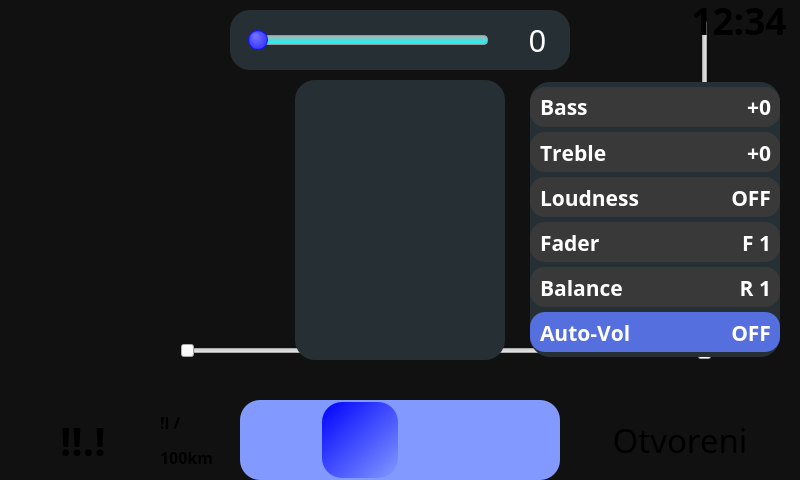
<?xml version="1.0" encoding="UTF-8"?>
<ui version="4.0">
 <class>psa_main_window</class>
 <widget class="QMainWindow" name="psa_main_window">
  <property name="geometry">
   <rect>
    <x>0</x>
    <y>0</y>
    <width>800</width>
    <height>480</height>
   </rect>
  </property>
  <property name="windowTitle">
   <string>PSA App</string>
  </property>
  <property name="styleSheet">
   <string notr="true">QMainWindow{
	border: none;
	background-color: #111111;
}

QScrollBar:vertical {
	/*margin: 5px;*/
	background: rgb(57, 57, 57);
	padding: 5px;
	width: 18px;
	border-radius: 5px
}

QScrollBar::handle:vertical {
	background-color: gray;
	border-radius: 4px;
}

QScrollBar::add-line:vertical {
height: 0px;
}

QScrollBar::sub-line:vertical {
height: 0px;
background: rgb(57, 57, 57);
}

QScrollBar::sub-page:vertical {
height: 0px;
background: rgb(57, 57, 57);
}

QScrollBar::add-page:vertical{
height: 0px;
background: rgb(57, 57, 57);
}</string>
  </property>
  <widget class="QWidget" name="centralwidget">
   <property name="styleSheet">
    <string notr="true">color: white;

QWidget
{
	background-color: #111111;
}</string>
   </property>
   <widget class="QLabel" name="fuel_label">
    <property name="geometry">
     <rect>
      <x>0</x>
      <y>410</y>
      <width>60</width>
      <height>60</height>
     </rect>
    </property>
    <property name="text">
     <string/>
    </property>
    <property name="pixmap">
     <pixmap resource="psa-resources.qrc">:/symbols/icons/fuel.png</pixmap>
    </property>
    <property name="scaledContents">
     <bool>true</bool>
    </property>
   </widget>
   <widget class="tachometer_window" name="rpm_widget" native="true">
    <property name="geometry">
     <rect>
      <x>0</x>
      <y>0</y>
      <width>800</width>
      <height>400</height>
     </rect>
    </property>
   </widget>
   <widget class="psa_music_window" name="music_widget" native="true">
    <property name="geometry">
     <rect>
      <x>0</x>
      <y>0</y>
      <width>800</width>
      <height>400</height>
     </rect>
    </property>
   </widget>
   <widget class="psa_radio_window" name="radio_widget" native="true">
    <property name="geometry">
     <rect>
      <x>0</x>
      <y>0</y>
      <width>800</width>
      <height>400</height>
     </rect>
    </property>
   </widget>
   <widget class="QLabel" name="right_text_label">
    <property name="geometry">
     <rect>
      <x>560</x>
      <y>400</y>
      <width>240</width>
      <height>80</height>
     </rect>
    </property>
    <property name="font">
     <font>
      <family>DSEG14 Classic</family>
      <pointsize>25</pointsize>
      <bold>false</bold>
     </font>
    </property>
    <property name="text">
     <string>Otvoreni</string>
    </property>
    <property name="alignment">
     <set>Qt::AlignCenter</set>
    </property>
   </widget>
   <widget class="QSlider" name="speed_slider">
    <property name="geometry">
     <rect>
      <x>180</x>
      <y>320</y>
      <width>441</width>
      <height>61</height>
     </rect>
    </property>
    <property name="maximum">
     <number>200</number>
    </property>
    <property name="value">
     <number>0</number>
    </property>
    <property name="orientation">
     <enum>Qt::Horizontal</enum>
    </property>
    <property name="invertedAppearance">
     <bool>false</bool>
    </property>
   </widget>
   <widget class="QSlider" name="verticalSlider">
    <property name="geometry">
     <rect>
      <x>680</x>
      <y>20</y>
      <width>50</width>
      <height>340</height>
     </rect>
    </property>
    <property name="maximum">
     <number>7000</number>
    </property>
    <property name="value">
     <number>0</number>
    </property>
    <property name="orientation">
     <enum>Qt::Vertical</enum>
    </property>
    <property name="invertedAppearance">
     <bool>false</bool>
    </property>
   </widget>
   <widget class="QLabel" name="left_text_label">
    <property name="geometry">
     <rect>
      <x>60</x>
      <y>400</y>
      <width>101</width>
      <height>80</height>
     </rect>
    </property>
    <property name="font">
     <font>
      <family>DSEG7 Classic</family>
      <pointsize>30</pointsize>
      <bold>true</bold>
     </font>
    </property>
    <property name="text">
     <string>!!.!</string>
    </property>
   </widget>
   <widget class="QLabel" name="left_text_unit_label">
    <property name="geometry">
     <rect>
      <x>160</x>
      <y>400</y>
      <width>71</width>
      <height>81</height>
     </rect>
    </property>
    <property name="font">
     <font>
      <family>DSEG14 Classic</family>
      <pointsize>12</pointsize>
      <bold>true</bold>
     </font>
    </property>
    <property name="text">
     <string notr="true">&lt;html&gt;&lt;head/&gt;&lt;body&gt;&lt;p&gt;!l /&lt;/p&gt;&lt;p&gt;100km&lt;/p&gt;&lt;/body&gt;&lt;/html&gt;</string>
    </property>
   </widget>
   <widget class="QLabel" name="time_label">
    <property name="geometry">
     <rect>
      <x>679</x>
      <y>0</y>
      <width>120</width>
      <height>40</height>
     </rect>
    </property>
    <property name="font">
     <font>
      <family>PSA Groupe HMI Sans CS</family>
      <pointsize>28</pointsize>
      <bold>true</bold>
     </font>
    </property>
    <property name="text">
     <string>12:34</string>
    </property>
    <property name="alignment">
     <set>Qt::AlignCenter</set>
    </property>
   </widget>
   <widget class="psa_badapple_window" name="badapple_widget" native="true">
    <property name="geometry">
     <rect>
      <x>0</x>
      <y>0</y>
      <width>800</width>
      <height>400</height>
     </rect>
    </property>
   </widget>
   <widget class="QPushButton" name="badapple_button">
    <property name="geometry">
     <rect>
      <x>0</x>
      <y>0</y>
      <width>41</width>
      <height>41</height>
     </rect>
    </property>
    <property name="styleSheet">
     <string notr="true">background-color: rgba(255, 255, 255,0);
border: none;</string>
    </property>
    <property name="text">
     <string/>
    </property>
    <property name="icon">
     <iconset resource="psa-resources.qrc">
      <normaloff>:/memes/memes/apple.png</normaloff>:/memes/memes/apple.png</iconset>
    </property>
    <property name="iconSize">
     <size>
      <width>30</width>
      <height>30</height>
     </size>
    </property>
   </widget>
   <widget class="QGroupBox" name="door_alerts_box">
    <property name="enabled">
     <bool>true</bool>
    </property>
    <property name="geometry">
     <rect>
      <x>295</x>
      <y>80</y>
      <width>210</width>
      <height>280</height>
     </rect>
    </property>
    <property name="styleSheet">
     <string notr="true">QGroupBox{
	background-color: rgb(38, 48, 52);
border: none;
border-radius: 20px;
}
</string>
    </property>
    <property name="title">
     <string/>
    </property>
    <property name="flat">
     <bool>true</bool>
    </property>
    <widget class="QLabel" name="doors_base">
     <property name="geometry">
      <rect>
       <x>20</x>
       <y>40</y>
       <width>170</width>
       <height>210</height>
      </rect>
     </property>
     <property name="text">
      <string/>
     </property>
     <property name="pixmap">
      <pixmap resource="psa-resources.qrc">:/doors/doors/base.png</pixmap>
     </property>
     <property name="scaledContents">
      <bool>true</bool>
     </property>
    </widget>
    <widget class="QLabel" name="doors_boot">
     <property name="geometry">
      <rect>
       <x>20</x>
       <y>40</y>
       <width>170</width>
       <height>210</height>
      </rect>
     </property>
     <property name="text">
      <string/>
     </property>
     <property name="pixmap">
      <pixmap resource="psa-resources.qrc">:/doors/doors/boot.png</pixmap>
     </property>
     <property name="scaledContents">
      <bool>true</bool>
     </property>
    </widget>
    <widget class="QLabel" name="doors_front_left">
     <property name="geometry">
      <rect>
       <x>20</x>
       <y>40</y>
       <width>170</width>
       <height>210</height>
      </rect>
     </property>
     <property name="text">
      <string/>
     </property>
     <property name="pixmap">
      <pixmap resource="psa-resources.qrc">:/doors/doors/front_left.png</pixmap>
     </property>
     <property name="scaledContents">
      <bool>true</bool>
     </property>
    </widget>
    <widget class="QLabel" name="doors_front_right">
     <property name="geometry">
      <rect>
       <x>20</x>
       <y>40</y>
       <width>170</width>
       <height>210</height>
      </rect>
     </property>
     <property name="text">
      <string/>
     </property>
     <property name="pixmap">
      <pixmap resource="psa-resources.qrc">:/doors/doors/front_right.png</pixmap>
     </property>
     <property name="scaledContents">
      <bool>true</bool>
     </property>
    </widget>
    <widget class="QLabel" name="doors_rear_left">
     <property name="geometry">
      <rect>
       <x>20</x>
       <y>40</y>
       <width>170</width>
       <height>210</height>
      </rect>
     </property>
     <property name="text">
      <string/>
     </property>
     <property name="pixmap">
      <pixmap resource="psa-resources.qrc">:/doors/doors/rear_left.png</pixmap>
     </property>
     <property name="scaledContents">
      <bool>true</bool>
     </property>
    </widget>
    <widget class="QLabel" name="doors_rear_right">
     <property name="geometry">
      <rect>
       <x>20</x>
       <y>40</y>
       <width>170</width>
       <height>210</height>
      </rect>
     </property>
     <property name="text">
      <string/>
     </property>
     <property name="pixmap">
      <pixmap resource="psa-resources.qrc">:/doors/doors/rear_right.png</pixmap>
     </property>
     <property name="scaledContents">
      <bool>true</bool>
     </property>
    </widget>
    <widget class="QLabel" name="doors_hood">
     <property name="geometry">
      <rect>
       <x>20</x>
       <y>37</y>
       <width>170</width>
       <height>210</height>
      </rect>
     </property>
     <property name="text">
      <string/>
     </property>
     <property name="pixmap">
      <pixmap resource="psa-resources.qrc">:/doors/doors/hood.png</pixmap>
     </property>
     <property name="scaledContents">
      <bool>true</bool>
     </property>
    </widget>
   </widget>
   <widget class="QGroupBox" name="radio_volume_box">
    <property name="geometry">
     <rect>
      <x>230</x>
      <y>10</y>
      <width>340</width>
      <height>60</height>
     </rect>
    </property>
    <property name="styleSheet">
     <string notr="true">QGroupBox{
	background-color: rgb(38, 48, 52);
border: none;
border-radius: 20px;
}
</string>
    </property>
    <widget class="QSlider" name="radio_volume_slider">
     <property name="enabled">
      <bool>false</bool>
     </property>
     <property name="geometry">
      <rect>
       <x>10</x>
       <y>10</y>
       <width>260</width>
       <height>40</height>
      </rect>
     </property>
     <property name="styleSheet">
      <string notr="true">

QSlider::groove:horizontal {
    border: 1px solid #999999;
    height: 8px; /* the groove expands to the size of the slider by default. by giving it a height, it has a fixed size */
    background: qlineargradient(x1:0, y1:0, x2:0, y2:1, stop:0 #B1B1B1, stop:1 rgb(0, 255, 255));
    margin: 12px 12px;
	border-radius: 4px;
}

QSlider::handle:horizontal {
   /* background: qlineargradient(x1:0, y1:0, x2:1, y2:1, stop:0 rgb(0, 170, 255), stop:1 rgb(170, 85, 255));*/
	
	background-color: qradialgradient(spread:pad, cx:0.5, cy:0.5, radius:0.5, fx:0.313, fy:0.226818, stop:0.197861 rgba(109, 109, 255, 255), stop:1 rgba(56,56, 255, 255));
	/*background-color: qradialgradient(spread:pad, cx:0.5, cy:0.5, radius:0.5, fx:0.313, fy:0.226818, stop:0.197861 rgba(155, 155, 155, 255), stop:1 rgba(53, 53, 255, 255));*/
    border: 1px solid rgba(15,15, 255, 255);
    width: 18px;
	height: 20px;
	line-height: 20px;
	margin-left: -5px;
	margin-right: -5px;
    margin-top: -6px;
	margin-bottom: -6px;
	border-radius: 10px;
}</string>
     </property>
     <property name="maximum">
      <number>30</number>
     </property>
     <property name="value">
      <number>0</number>
     </property>
     <property name="orientation">
      <enum>Qt::Horizontal</enum>
     </property>
     <property name="tickPosition">
      <enum>QSlider::NoTicks</enum>
     </property>
    </widget>
    <widget class="QLabel" name="radio_volume_label">
     <property name="geometry">
      <rect>
       <x>280</x>
       <y>10</y>
       <width>55</width>
       <height>40</height>
      </rect>
     </property>
     <property name="font">
      <font>
       <family>PSA Groupe HMI Sans CS</family>
       <pointsize>23</pointsize>
       <bold>false</bold>
       <kerning>true</kerning>
      </font>
     </property>
     <property name="styleSheet">
      <string notr="true">QLabel{
	color: rgb(255, 255, 255);
}</string>
     </property>
     <property name="text">
      <string>0</string>
     </property>
     <property name="alignment">
      <set>Qt::AlignCenter</set>
     </property>
    </widget>
   </widget>
   <widget class="QLabel" name="mute_label">
    <property name="geometry">
     <rect>
      <x>640</x>
      <y>0</y>
      <width>40</width>
      <height>40</height>
     </rect>
    </property>
    <property name="text">
     <string/>
    </property>
    <property name="pixmap">
     <pixmap resource="psa-resources.qrc">:/symbols/icons/mute.png</pixmap>
    </property>
    <property name="scaledContents">
     <bool>true</bool>
    </property>
   </widget>
   <widget class="QGroupBox" name="bottom_buttons_group">
    <property name="geometry">
     <rect>
      <x>240</x>
      <y>400</y>
      <width>320</width>
      <height>80</height>
     </rect>
    </property>
    <property name="styleSheet">
     <string notr="true">QGroupBox{
	border: none;
	border-radius: 20px;
	background-color: #829aff;
}</string>
    </property>
    <property name="title">
     <string/>
    </property>
    <property name="flat">
     <bool>true</bool>
    </property>
    <widget class="QPushButton" name="android_auto_button">
     <property name="geometry">
      <rect>
       <x>240</x>
       <y>0</y>
       <width>80</width>
       <height>80</height>
      </rect>
     </property>
     <property name="styleSheet">
      <string notr="true">QPushButton {
    border: none;
	outline: none;
	margin: 2px;
	border-radius: 20px;
	background-color: rgba(255, 255, 255, 0);

	

}

QPushButton:pressed {
	margin: 5px;
    border: none;
	outline: none;
}

QPushButton:checked {	
	margin: 2px;
    border: none;
	outline: none;
	
		background-color: qlineargradient(spread:pad, x1:1, y1:1, x2:0, y2:0, stop:0 rgba(0, 0, 0, 0), stop:1 rgba(0, 0, 255, 255));

/*	background-color: qradialgradient(spread:pad, cx:0.5, cy:0.5, radius:0.5, fx:0.313, fy:0.226818, stop:0.197861 rgba(155, 155, 155, 255), stop:1 rgba(53, 53, 255, 255));*/
	/*background-color: #2a53ff;*/
}

QPushButton:unchecked {
	margin: 2px;
    border: none;
	outline: none;
}

QPushButton:selected{
	margin: 2px;
	border: none;
	outline: none;
}

QPushButton:focus{
	margin: 2px;
	position: absolute;
    border: none;
	outline: none;
	top: 0px;
	bottom: 0px;
	left: 0px;
	right: 0px;
}
QPushButton:hover{
	margin: 2px;
	position: absolute;
    border: none;
	outline: none;
	top: 0px;
	bottom: 0px;
	left: 0px;
	right: 0px;
}


QPushButton:default {
	position: absolute;
    border-width: 0px;
	outline: none;
	top: 0px;
	bottom: 0px;
	left: 0px;
	right: 0px;
}</string>
     </property>
     <property name="text">
      <string/>
     </property>
     <property name="icon">
      <iconset resource="psa-resources.qrc">
       <normaloff>:/images/icons/aauto-vector.svg</normaloff>:/images/icons/aauto-vector.svg</iconset>
     </property>
     <property name="iconSize">
      <size>
       <width>48</width>
       <height>48</height>
      </size>
     </property>
     <property name="flat">
      <bool>true</bool>
     </property>
    </widget>
    <widget class="QPushButton" name="music_button">
     <property name="geometry">
      <rect>
       <x>160</x>
       <y>0</y>
       <width>80</width>
       <height>80</height>
      </rect>
     </property>
     <property name="styleSheet">
      <string notr="true">QPushButton {
    border: none;
	outline: none;
	margin: 2px;
	border-radius: 20px;
	background-color: rgba(255, 255, 255, 0);

	

}

QPushButton:pressed {
	margin: 5px;
    border: none;
	outline: none;
}

QPushButton:checked {	
	margin: 2px;
    border: none;
	outline: none;
	
		background-color: qlineargradient(spread:pad, x1:1, y1:1, x2:0, y2:0, stop:0 rgba(0, 0, 0, 0), stop:1 rgba(0, 0, 255, 255));

/*	background-color: qradialgradient(spread:pad, cx:0.5, cy:0.5, radius:0.5, fx:0.313, fy:0.226818, stop:0.197861 rgba(155, 155, 155, 255), stop:1 rgba(53, 53, 255, 255));*/
	/*background-color: #2a53ff;*/
}

QPushButton:unchecked {
	margin: 2px;
    border: none;
	outline: none;
}

QPushButton:selected{
	margin: 2px;
	border: none;
	outline: none;
}

QPushButton:focus{
	margin: 2px;
	position: absolute;
    border: none;
	outline: none;
	top: 0px;
	bottom: 0px;
	left: 0px;
	right: 0px;
}
QPushButton:hover{
	margin: 2px;
	position: absolute;
    border: none;
	outline: none;
	top: 0px;
	bottom: 0px;
	left: 0px;
	right: 0px;
}


QPushButton:default {
	position: absolute;
    border-width: 0px;
	outline: none;
	top: 0px;
	bottom: 0px;
	left: 0px;
	right: 0px;
}</string>
     </property>
     <property name="text">
      <string/>
     </property>
     <property name="icon">
      <iconset resource="psa-resources.qrc">
       <normaloff>:/images/icons/music-solid.svg</normaloff>:/images/icons/music-solid.svg</iconset>
     </property>
     <property name="iconSize">
      <size>
       <width>48</width>
       <height>48</height>
      </size>
     </property>
     <property name="checkable">
      <bool>true</bool>
     </property>
     <property name="checked">
      <bool>false</bool>
     </property>
     <property name="autoExclusive">
      <bool>false</bool>
     </property>
     <property name="flat">
      <bool>true</bool>
     </property>
    </widget>
    <widget class="QPushButton" name="radio_button">
     <property name="geometry">
      <rect>
       <x>80</x>
       <y>0</y>
       <width>80</width>
       <height>80</height>
      </rect>
     </property>
     <property name="styleSheet">
      <string notr="true">QPushButton {
    border: none;
	outline: none;
	margin: 2px;
	border-radius: 20px;
	background-color: rgba(255, 255, 255, 0);

	

}

QPushButton:pressed {
	margin: 5px;
    border: none;
	outline: none;
}

QPushButton:checked {	
	margin: 2px;
    border: none;
	outline: none;
	
		background-color: qlineargradient(spread:pad, x1:1, y1:1, x2:0, y2:0, stop:0 rgba(0, 0, 0, 0), stop:1 rgba(0, 0, 255, 255));

/*	background-color: qradialgradient(spread:pad, cx:0.5, cy:0.5, radius:0.5, fx:0.313, fy:0.226818, stop:0.197861 rgba(155, 155, 155, 255), stop:1 rgba(53, 53, 255, 255));*/
	/*background-color: #2a53ff;*/
}

QPushButton:unchecked {
	margin: 2px;
    border: none;
	outline: none;
}

QPushButton:selected{
	margin: 2px;
	border: none;
	outline: none;
}

QPushButton:focus{
	margin: 2px;
	position: absolute;
    border: none;
	outline: none;
	top: 0px;
	bottom: 0px;
	left: 0px;
	right: 0px;
}
QPushButton:hover{
	margin: 2px;
	position: absolute;
    border: none;
	outline: none;
	top: 0px;
	bottom: 0px;
	left: 0px;
	right: 0px;
}


QPushButton:default {
	position: absolute;
    border-width: 0px;
	outline: none;
	top: 0px;
	bottom: 0px;
	left: 0px;
	right: 0px;
}</string>
     </property>
     <property name="text">
      <string/>
     </property>
     <property name="icon">
      <iconset resource="psa-resources.qrc">
       <normaloff>:/images/icons/radio-solid.svg</normaloff>:/images/icons/radio-solid.svg</iconset>
     </property>
     <property name="iconSize">
      <size>
       <width>45</width>
       <height>48</height>
      </size>
     </property>
     <property name="checkable">
      <bool>true</bool>
     </property>
     <property name="checked">
      <bool>true</bool>
     </property>
     <property name="autoExclusive">
      <bool>false</bool>
     </property>
     <property name="flat">
      <bool>true</bool>
     </property>
    </widget>
    <widget class="QPushButton" name="info_button">
     <property name="geometry">
      <rect>
       <x>0</x>
       <y>0</y>
       <width>80</width>
       <height>80</height>
      </rect>
     </property>
     <property name="styleSheet">
      <string notr="true">QPushButton {
    border: none;
	outline: none;
	margin: 2px;
	border-radius: 20px;
	background-color: rgba(255, 255, 255, 0);

	

}

QPushButton:pressed {
	margin: 5px;
    border: none;
	outline: none;
}

QPushButton:checked {	
	margin: 2px;
    border: none;
	outline: none;
	
		background-color: qlineargradient(spread:pad, x1:1, y1:1, x2:0, y2:0, stop:0 rgba(0, 0, 0, 0), stop:1 rgba(0, 0, 255, 255));

/*	background-color: qradialgradient(spread:pad, cx:0.5, cy:0.5, radius:0.5, fx:0.313, fy:0.226818, stop:0.197861 rgba(155, 155, 155, 255), stop:1 rgba(53, 53, 255, 255));*/
	/*background-color: #2a53ff;*/
}

QPushButton:unchecked {
	margin: 2px;
    border: none;
	outline: none;
}

QPushButton:selected{
	margin: 2px;
	border: none;
	outline: none;
}

QPushButton:focus{
	margin: 2px;
	position: absolute;
    border: none;
	outline: none;
	top: 0px;
	bottom: 0px;
	left: 0px;
	right: 0px;
}
QPushButton:hover{
	margin: 2px;
	position: absolute;
    border: none;
	outline: none;
	top: 0px;
	bottom: 0px;
	left: 0px;
	right: 0px;
}


QPushButton:default {
	position: absolute;
    border-width: 0px;
	outline: none;
	top: 0px;
	bottom: 0px;
	left: 0px;
	right: 0px;
}</string>
     </property>
     <property name="text">
      <string/>
     </property>
     <property name="icon">
      <iconset resource="psa-resources.qrc">
       <normaloff>:/images/icons/gauge-high-solid.svg</normaloff>:/images/icons/gauge-high-solid.svg</iconset>
     </property>
     <property name="iconSize">
      <size>
       <width>48</width>
       <height>48</height>
      </size>
     </property>
     <property name="checkable">
      <bool>true</bool>
     </property>
     <property name="checked">
      <bool>false</bool>
     </property>
     <property name="autoExclusive">
      <bool>false</bool>
     </property>
     <property name="flat">
      <bool>true</bool>
     </property>
    </widget>
   </widget>
   <widget class="QGroupBox" name="audio_settings_box">
    <property name="geometry">
     <rect>
      <x>530</x>
      <y>82</y>
      <width>250</width>
      <height>275</height>
     </rect>
    </property>
    <property name="font">
     <font>
      <family>PSA Groupe HMI Sans CS</family>
      <pointsize>20</pointsize>
     </font>
    </property>
    <property name="styleSheet">
     <string notr="true">QGroupBox{
	background-color: rgb(38, 48, 52);
border: none;
border-radius: 20px;
}
</string>
    </property>
    <property name="alignment">
     <set>Qt::AlignCenter</set>
    </property>
    <property name="flat">
     <bool>true</bool>
    </property>
    <widget class="QGroupBox" name="bass_box">
     <property name="geometry">
      <rect>
       <x>0</x>
       <y>5</y>
       <width>250</width>
       <height>40</height>
      </rect>
     </property>
     <property name="font">
      <font>
       <family>Dots All For Now JL</family>
       <pointsize>16</pointsize>
       <bold>true</bold>
       <kerning>false</kerning>
      </font>
     </property>
     <property name="styleSheet">
      <string notr="true">QGroupBox{
/*	background: none;
	border: 3px solid white;
	border-radius: 15px;*/
	border:none;

	background: rgb(57,57,57);
	border-radius: 15px;
}

QLabel{
	
	color: white;
}</string>
     </property>
     <widget class="QLabel" name="bass_value">
      <property name="geometry">
       <rect>
        <x>120</x>
        <y>5</y>
        <width>121</width>
        <height>30</height>
       </rect>
      </property>
      <property name="font">
       <font>
        <family>Dots All For Now JL</family>
        <pointsize>16</pointsize>
        <bold>true</bold>
        <kerning>false</kerning>
       </font>
      </property>
      <property name="text">
       <string>+0</string>
      </property>
      <property name="alignment">
       <set>Qt::AlignRight|Qt::AlignTrailing|Qt::AlignVCenter</set>
      </property>
     </widget>
     <widget class="QLabel" name="bass_label">
      <property name="geometry">
       <rect>
        <x>10</x>
        <y>5</y>
        <width>121</width>
        <height>30</height>
       </rect>
      </property>
      <property name="font">
       <font>
        <family>Dots All For Now JL</family>
        <pointsize>16</pointsize>
        <bold>true</bold>
        <kerning>false</kerning>
       </font>
      </property>
      <property name="text">
       <string>Bass</string>
      </property>
     </widget>
    </widget>
    <widget class="QGroupBox" name="treble_box">
     <property name="geometry">
      <rect>
       <x>0</x>
       <y>50</y>
       <width>250</width>
       <height>40</height>
      </rect>
     </property>
     <property name="font">
      <font>
       <pointsize>16</pointsize>
       <bold>true</bold>
       <kerning>false</kerning>
      </font>
     </property>
     <property name="styleSheet">
      <string notr="true">QGroupBox{
/*	background: none;
	border: 3px solid white;
	border-radius: 15px;*/
	border:none;

	background: rgb(57,57,57);
	border-radius: 15px;
}

QLabel{
	
	color: white;
}</string>
     </property>
     <widget class="QLabel" name="treble_value">
      <property name="geometry">
       <rect>
        <x>120</x>
        <y>5</y>
        <width>121</width>
        <height>31</height>
       </rect>
      </property>
      <property name="font">
       <font>
        <family>Dots All For Now JL</family>
        <pointsize>16</pointsize>
        <bold>true</bold>
        <kerning>false</kerning>
       </font>
      </property>
      <property name="text">
       <string>+0</string>
      </property>
      <property name="alignment">
       <set>Qt::AlignRight|Qt::AlignTrailing|Qt::AlignVCenter</set>
      </property>
     </widget>
     <widget class="QLabel" name="treble_label">
      <property name="geometry">
       <rect>
        <x>10</x>
        <y>5</y>
        <width>121</width>
        <height>31</height>
       </rect>
      </property>
      <property name="font">
       <font>
        <family>Dots All For Now JL</family>
        <pointsize>16</pointsize>
        <bold>true</bold>
        <kerning>false</kerning>
       </font>
      </property>
      <property name="text">
       <string>Treble</string>
      </property>
     </widget>
    </widget>
    <widget class="QGroupBox" name="loud_box">
     <property name="geometry">
      <rect>
       <x>0</x>
       <y>95</y>
       <width>250</width>
       <height>40</height>
      </rect>
     </property>
     <property name="styleSheet">
      <string notr="true">QGroupBox{
/*	background: none;
	border: 3px solid white;
	border-radius: 15px;*/
	border:none;

	background: rgb(57,57,57);
	border-radius: 15px;
}

QLabel{
	
	color: white;
}</string>
     </property>
     <property name="title">
      <string/>
     </property>
     <widget class="QLabel" name="loud_value">
      <property name="geometry">
       <rect>
        <x>180</x>
        <y>5</y>
        <width>61</width>
        <height>31</height>
       </rect>
      </property>
      <property name="font">
       <font>
        <family>Dots All For Now JL</family>
        <pointsize>16</pointsize>
        <bold>true</bold>
        <kerning>false</kerning>
       </font>
      </property>
      <property name="text">
       <string>OFF</string>
      </property>
      <property name="alignment">
       <set>Qt::AlignRight|Qt::AlignTrailing|Qt::AlignVCenter</set>
      </property>
     </widget>
     <widget class="QLabel" name="loud_label">
      <property name="geometry">
       <rect>
        <x>10</x>
        <y>5</y>
        <width>161</width>
        <height>31</height>
       </rect>
      </property>
      <property name="font">
       <font>
        <family>Dots All For Now JL</family>
        <pointsize>16</pointsize>
        <bold>true</bold>
        <kerning>false</kerning>
       </font>
      </property>
      <property name="text">
       <string>Loudness</string>
      </property>
     </widget>
    </widget>
    <widget class="QGroupBox" name="fader_box">
     <property name="geometry">
      <rect>
       <x>0</x>
       <y>140</y>
       <width>250</width>
       <height>40</height>
      </rect>
     </property>
     <property name="styleSheet">
      <string notr="true">QGroupBox{
/*	background: none;
	border: 3px solid white;
	border-radius: 15px;*/
	border:none;

	background: rgb(57,57,57);
	border-radius: 15px;
}

QLabel{
	
	color: white;
}</string>
     </property>
     <property name="title">
      <string/>
     </property>
     <widget class="QLabel" name="fader_value">
      <property name="geometry">
       <rect>
        <x>120</x>
        <y>5</y>
        <width>121</width>
        <height>31</height>
       </rect>
      </property>
      <property name="font">
       <font>
        <family>Dots All For Now JL</family>
        <pointsize>16</pointsize>
        <bold>true</bold>
        <kerning>false</kerning>
       </font>
      </property>
      <property name="text">
       <string>F 1</string>
      </property>
      <property name="alignment">
       <set>Qt::AlignRight|Qt::AlignTrailing|Qt::AlignVCenter</set>
      </property>
     </widget>
     <widget class="QLabel" name="fader_label">
      <property name="geometry">
       <rect>
        <x>10</x>
        <y>5</y>
        <width>121</width>
        <height>31</height>
       </rect>
      </property>
      <property name="font">
       <font>
        <family>Dots All For Now JL</family>
        <pointsize>16</pointsize>
        <bold>true</bold>
        <kerning>false</kerning>
       </font>
      </property>
      <property name="text">
       <string>Fader</string>
      </property>
     </widget>
    </widget>
    <widget class="QGroupBox" name="balance_box">
     <property name="geometry">
      <rect>
       <x>0</x>
       <y>185</y>
       <width>250</width>
       <height>40</height>
      </rect>
     </property>
     <property name="styleSheet">
      <string notr="true">QGroupBox{
/*	background: none;
	border: 3px solid white;
	border-radius: 15px;*/
	border:none;

	background: rgb(57,57,57);
	border-radius: 15px;
}

QLabel{
	
	color: white;
}</string>
     </property>
     <property name="title">
      <string/>
     </property>
     <widget class="QLabel" name="balance_value">
      <property name="geometry">
       <rect>
        <x>170</x>
        <y>5</y>
        <width>71</width>
        <height>31</height>
       </rect>
      </property>
      <property name="font">
       <font>
        <family>Dots All For Now JL</family>
        <pointsize>16</pointsize>
        <bold>true</bold>
        <kerning>false</kerning>
       </font>
      </property>
      <property name="text">
       <string>R 1</string>
      </property>
      <property name="alignment">
       <set>Qt::AlignRight|Qt::AlignTrailing|Qt::AlignVCenter</set>
      </property>
     </widget>
     <widget class="QLabel" name="balance_label">
      <property name="geometry">
       <rect>
        <x>10</x>
        <y>5</y>
        <width>141</width>
        <height>31</height>
       </rect>
      </property>
      <property name="font">
       <font>
        <family>Dots All For Now JL</family>
        <pointsize>16</pointsize>
        <bold>true</bold>
        <kerning>false</kerning>
       </font>
      </property>
      <property name="text">
       <string>Balance</string>
      </property>
     </widget>
    </widget>
    <widget class="QGroupBox" name="auto_vol_box">
     <property name="geometry">
      <rect>
       <x>0</x>
       <y>230</y>
       <width>250</width>
       <height>40</height>
      </rect>
     </property>
     <property name="styleSheet">
      <string notr="true">QGroupBox{
/*	background: none;
	border: 3px solid white;
	border-radius: 15px;*/
	border:none;
	background-color: #556fde;
	border-radius: 15px;
}

QLabel{
	
	color: white;
}</string>
     </property>
     <property name="title">
      <string/>
     </property>
     <widget class="QLabel" name="auto_vol_value">
      <property name="geometry">
       <rect>
        <x>180</x>
        <y>5</y>
        <width>61</width>
        <height>31</height>
       </rect>
      </property>
      <property name="font">
       <font>
        <family>Dots All For Now JL</family>
        <pointsize>16</pointsize>
        <bold>true</bold>
        <kerning>false</kerning>
       </font>
      </property>
      <property name="text">
       <string>OFF</string>
      </property>
      <property name="alignment">
       <set>Qt::AlignRight|Qt::AlignTrailing|Qt::AlignVCenter</set>
      </property>
     </widget>
     <widget class="QLabel" name="auto_vol_label">
      <property name="geometry">
       <rect>
        <x>10</x>
        <y>5</y>
        <width>141</width>
        <height>31</height>
       </rect>
      </property>
      <property name="font">
       <font>
        <family>Dots All For Now JL</family>
        <pointsize>16</pointsize>
        <bold>true</bold>
        <kerning>false</kerning>
       </font>
      </property>
      <property name="text">
       <string>Auto-Vol</string>
      </property>
     </widget>
    </widget>
   </widget>
  </widget>
 </widget>
 <customwidgets>
  <customwidget>
   <class>tachometer_window</class>
   <extends>QWidget</extends>
   <header>tachometer_window.h</header>
   <container>1</container>
  </customwidget>
  <customwidget>
   <class>psa_music_window</class>
   <extends>QWidget</extends>
   <header>psa_music_window.h</header>
   <container>1</container>
  </customwidget>
  <customwidget>
   <class>psa_radio_window</class>
   <extends>QWidget</extends>
   <header>psa_radio_window.h</header>
   <container>1</container>
  </customwidget>
  <customwidget>
   <class>psa_badapple_window</class>
   <extends>QWidget</extends>
   <header>psa_badapple_window.h</header>
   <container>1</container>
  </customwidget>
 </customwidgets>
 <resources>
  <include location="psa-resources.qrc"/>
 </resources>
 <connections/>
</ui>
